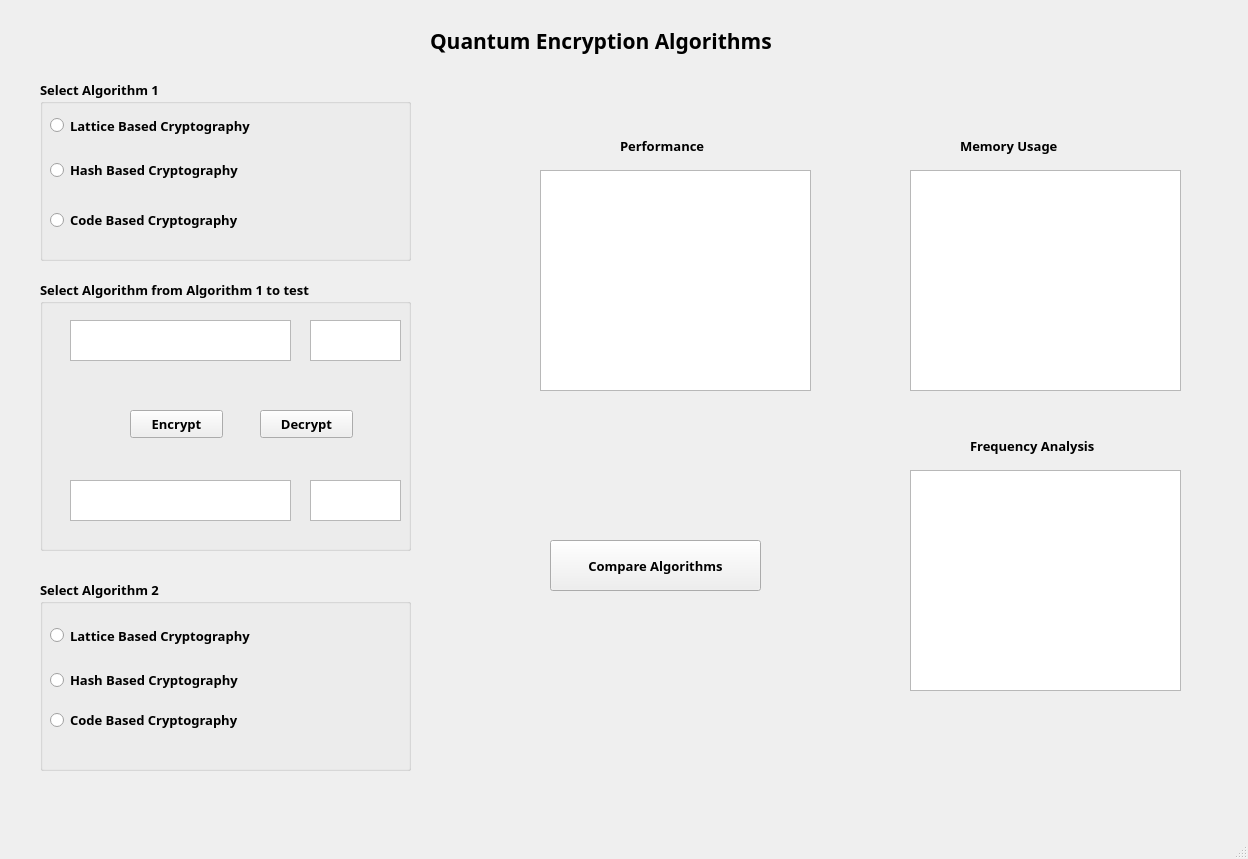
<?xml version="1.0" encoding="UTF-8"?>
<ui version="4.0">
 <class>Quantum_Encryption_MainWindow</class>
 <widget class="QMainWindow" name="Quantum_Encryption_MainWindow">
  <property name="geometry">
   <rect>
    <x>0</x>
    <y>0</y>
    <width>1248</width>
    <height>859</height>
   </rect>
  </property>
  <property name="windowTitle">
   <string>MainWindow</string>
  </property>
  <widget class="QWidget" name="centralwidget">
   <widget class="QGroupBox" name="grpBox_Algorithm1">
    <property name="geometry">
     <rect>
      <x>40</x>
      <y>80</y>
      <width>371</width>
      <height>181</height>
     </rect>
    </property>
    <property name="font">
     <font>
      <family>Rockwell</family>
      <pointsize>10</pointsize>
      <weight>75</weight>
      <bold>true</bold>
     </font>
    </property>
    <property name="title">
     <string>Select Algorithm 1 </string>
    </property>
    <widget class="QRadioButton" name="rdLattice1">
     <property name="geometry">
      <rect>
       <x>10</x>
       <y>30</y>
       <width>581</width>
       <height>31</height>
      </rect>
     </property>
     <property name="text">
      <string>Lattice Based Cryptography</string>
     </property>
    </widget>
    <widget class="QRadioButton" name="rdHash1">
     <property name="geometry">
      <rect>
       <x>10</x>
       <y>80</y>
       <width>421</width>
       <height>20</height>
      </rect>
     </property>
     <property name="text">
      <string>Hash Based Cryptography</string>
     </property>
    </widget>
    <widget class="QRadioButton" name="rdCode1">
     <property name="geometry">
      <rect>
       <x>10</x>
       <y>130</y>
       <width>421</width>
       <height>20</height>
      </rect>
     </property>
     <property name="text">
      <string>Code Based Cryptography</string>
     </property>
    </widget>
   </widget>
   <widget class="QLabel" name="lblMemoryUsage">
    <property name="geometry">
     <rect>
      <x>960</x>
      <y>130</y>
      <width>181</width>
      <height>31</height>
     </rect>
    </property>
    <property name="font">
     <font>
      <family>Rockwell</family>
      <pointsize>10</pointsize>
      <weight>75</weight>
      <bold>true</bold>
     </font>
    </property>
    <property name="text">
     <string>Memory Usage</string>
    </property>
   </widget>
   <widget class="QGroupBox" name="grpBox_Algorithm2">
    <property name="geometry">
     <rect>
      <x>40</x>
      <y>580</y>
      <width>371</width>
      <height>191</height>
     </rect>
    </property>
    <property name="font">
     <font>
      <family>Rockwell</family>
      <pointsize>10</pointsize>
      <weight>75</weight>
      <bold>true</bold>
     </font>
    </property>
    <property name="title">
     <string>Select Algorithm 2</string>
    </property>
    <widget class="QRadioButton" name="rdLattice2">
     <property name="geometry">
      <rect>
       <x>10</x>
       <y>40</y>
       <width>611</width>
       <height>31</height>
      </rect>
     </property>
     <property name="font">
      <font>
       <family>Rockwell</family>
       <pointsize>10</pointsize>
       <weight>75</weight>
       <bold>true</bold>
      </font>
     </property>
     <property name="text">
      <string>Lattice Based Cryptography</string>
     </property>
    </widget>
    <widget class="QRadioButton" name="rdHash2">
     <property name="geometry">
      <rect>
       <x>10</x>
       <y>90</y>
       <width>451</width>
       <height>20</height>
      </rect>
     </property>
     <property name="font">
      <font>
       <family>Rockwell</family>
       <pointsize>10</pointsize>
       <weight>75</weight>
       <bold>true</bold>
      </font>
     </property>
     <property name="text">
      <string>Hash Based Cryptography</string>
     </property>
    </widget>
    <widget class="QRadioButton" name="rdCode2">
     <property name="geometry">
      <rect>
       <x>10</x>
       <y>130</y>
       <width>421</width>
       <height>20</height>
      </rect>
     </property>
     <property name="text">
      <string>Code Based Cryptography</string>
     </property>
    </widget>
   </widget>
   <widget class="QGraphicsView" name="graphMemoryUsage">
    <property name="geometry">
     <rect>
      <x>910</x>
      <y>170</y>
      <width>271</width>
      <height>221</height>
     </rect>
    </property>
   </widget>
   <widget class="QLabel" name="lblPerformance">
    <property name="geometry">
     <rect>
      <x>620</x>
      <y>130</y>
      <width>121</width>
      <height>31</height>
     </rect>
    </property>
    <property name="font">
     <font>
      <family>Rockwell</family>
      <pointsize>10</pointsize>
      <weight>75</weight>
      <bold>true</bold>
     </font>
    </property>
    <property name="text">
     <string>Performance</string>
    </property>
   </widget>
   <widget class="QGraphicsView" name="graphSecurity">
    <property name="geometry">
     <rect>
      <x>910</x>
      <y>470</y>
      <width>271</width>
      <height>221</height>
     </rect>
    </property>
   </widget>
   <widget class="QLabel" name="lblSecurity">
    <property name="geometry">
     <rect>
      <x>970</x>
      <y>430</y>
      <width>181</width>
      <height>31</height>
     </rect>
    </property>
    <property name="font">
     <font>
      <family>Rockwell</family>
      <pointsize>10</pointsize>
      <weight>75</weight>
      <bold>true</bold>
     </font>
    </property>
    <property name="text">
     <string>Frequency Analysis</string>
    </property>
   </widget>
   <widget class="QGraphicsView" name="graphPerformance">
    <property name="geometry">
     <rect>
      <x>540</x>
      <y>170</y>
      <width>271</width>
      <height>221</height>
     </rect>
    </property>
   </widget>
   <widget class="QPushButton" name="btnCompare">
    <property name="geometry">
     <rect>
      <x>550</x>
      <y>540</y>
      <width>211</width>
      <height>51</height>
     </rect>
    </property>
    <property name="font">
     <font>
      <family>Rockwell</family>
      <pointsize>10</pointsize>
      <weight>75</weight>
      <bold>true</bold>
     </font>
    </property>
    <property name="text">
     <string>Compare Algorithms</string>
    </property>
   </widget>
   <widget class="QLabel" name="lblHeader">
    <property name="geometry">
     <rect>
      <x>430</x>
      <y>10</y>
      <width>481</width>
      <height>61</height>
     </rect>
    </property>
    <property name="font">
     <font>
      <family>Rockwell</family>
      <pointsize>16</pointsize>
      <weight>75</weight>
      <bold>true</bold>
     </font>
    </property>
    <property name="text">
     <string>Quantum Encryption Algorithms</string>
    </property>
   </widget>
   <widget class="QGroupBox" name="grpBox_AlgorithmTest">
    <property name="geometry">
     <rect>
      <x>40</x>
      <y>280</y>
      <width>371</width>
      <height>271</height>
     </rect>
    </property>
    <property name="font">
     <font>
      <family>Rockwell</family>
      <pointsize>10</pointsize>
      <weight>75</weight>
      <bold>true</bold>
     </font>
    </property>
    <property name="title">
     <string>Select Algorithm from Algorithm 1 to test</string>
    </property>
    <widget class="QTextEdit" name="txtBoxEncrypt">
     <property name="geometry">
      <rect>
       <x>30</x>
       <y>40</y>
       <width>221</width>
       <height>41</height>
      </rect>
     </property>
     <property name="font">
      <font>
       <family>Rockwell</family>
       <pointsize>10</pointsize>
       <weight>75</weight>
       <bold>true</bold>
      </font>
     </property>
    </widget>
    <widget class="QTextEdit" name="txtBoxDecrypt">
     <property name="geometry">
      <rect>
       <x>30</x>
       <y>200</y>
       <width>221</width>
       <height>41</height>
      </rect>
     </property>
     <property name="font">
      <font>
       <family>Rockwell</family>
       <pointsize>10</pointsize>
       <weight>75</weight>
       <bold>true</bold>
      </font>
     </property>
    </widget>
    <widget class="QTextEdit" name="txtBoxKey1">
     <property name="geometry">
      <rect>
       <x>270</x>
       <y>40</y>
       <width>91</width>
       <height>41</height>
      </rect>
     </property>
     <property name="font">
      <font>
       <family>Rockwell</family>
       <pointsize>10</pointsize>
       <weight>75</weight>
       <bold>true</bold>
      </font>
     </property>
    </widget>
    <widget class="QTextEdit" name="txtBoxKey2">
     <property name="geometry">
      <rect>
       <x>270</x>
       <y>200</y>
       <width>91</width>
       <height>41</height>
      </rect>
     </property>
     <property name="font">
      <font>
       <family>Rockwell</family>
       <pointsize>10</pointsize>
       <weight>75</weight>
       <bold>true</bold>
      </font>
     </property>
    </widget>
    <widget class="QPushButton" name="btnDecrypt">
     <property name="geometry">
      <rect>
       <x>220</x>
       <y>130</y>
       <width>93</width>
       <height>28</height>
      </rect>
     </property>
     <property name="font">
      <font>
       <family>Rockwell</family>
       <pointsize>10</pointsize>
       <weight>75</weight>
       <bold>true</bold>
      </font>
     </property>
     <property name="text">
      <string>Decrypt</string>
     </property>
    </widget>
    <widget class="QPushButton" name="btnEncrypt">
     <property name="geometry">
      <rect>
       <x>90</x>
       <y>130</y>
       <width>93</width>
       <height>28</height>
      </rect>
     </property>
     <property name="font">
      <font>
       <family>Rockwell</family>
       <pointsize>10</pointsize>
       <weight>75</weight>
       <bold>true</bold>
      </font>
     </property>
     <property name="text">
      <string>Encrypt</string>
     </property>
    </widget>
   </widget>
  </widget>
  <widget class="QMenuBar" name="menubar">
   <property name="geometry">
    <rect>
     <x>0</x>
     <y>0</y>
     <width>1248</width>
     <height>26</height>
    </rect>
   </property>
  </widget>
  <widget class="QStatusBar" name="statusbar"/>
 </widget>
 <resources/>
 <connections/>
</ui>
